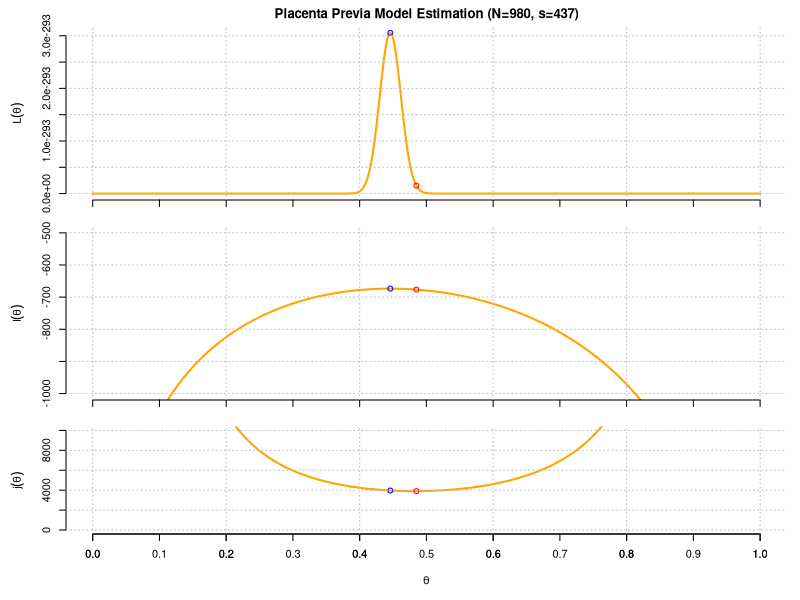

R code for this plot:
rm(list=ls())

# data
N = 980 # casi di placenta previa
s = 437 # figlie nate nei casi di placenta previa
theta_t = 0.485 # prob di confronto

# Ciascuna nascita è una variabile binaria (maschio=0/femmina=1)
# Ogni nascita è indipendente
# La probabilità di avere s=437 femmine su N=980 nascite è modellata 
# attraverso la distribuzione Binomiale, con pdf:
# $\comb{N}{s} p^s (1-p)^(N-s)$
# dove $p$ è la probabilità per una singola nascita che si tratti di una 
# figlia femmina nella popolazione formata dai casi di placenta previa

# La likelihood per $p$ nel caso di distribuzione Binomiale vale
# $L(p) = p^s (1-p)^{N-s}
# Log-likelihood: $l(p) = s \ln p + (N-s) \ln(1-p)$

# definizione funzioni di interesse
bernObj.Pdf <- function(theta, N, s)
{
  return (choose(N,s) * theta^s * (1-theta)^(N-s))
}

bernObj.Likelihood <- function(theta, N, s)
{
  return (theta^s * (1-theta)^(N-s))
}

bernObj.LogLikelihood <- function(theta, N, s)
{
  return (s * log(theta) + (N-s) * log(1-theta))
}

bernObj.Information <- function(theta, N, s)
{
  return (s/theta^2 + (N-s)/(1-theta)^2)
  #return (N/(theta*(1-theta)))
}

bernObj.RelativeLikelihood <- function(theta, theta_Ref, N, s)
{
  return (bernObj.Likelihood(theta,N,s)/bernObj.Likelihood(theta_Ref,N,s))
}


bernObj.LogRelativeLikelihood <- function(theta, theta_Ref, N, s)
{
  return (log(bernObj.RelativeLikelihood(theta, theta_Ref, N, s)))
  #return (s*log(p/pRef) + (N-s)*log((1-p)/(1-pRef)))
}


theta_hat = s/N
obsInfo = bernObj.Information(theta_hat, N, s)
relL = bernObj.RelativeLikelihood(theta_t, theta_hat, N, s)
logRelL = bernObj.LogRelativeLikelihood(theta_t, theta_hat, N, s)

par(mfrow=c(3, 1), mar=c(0,5,2,1))

curve(bernObj.Likelihood(theta=x,N,s), 
      from=0, to=1, n = 2001, 
      lwd=2, col="orange", 
      bty="n", xaxt = "n",
      xlab="", ylab=expression(L(theta)), 
      main="Placenta Previa Model Estimation (N=980, s=437)")
points(x=theta_hat, bernObj.Likelihood(theta_hat,N,s), col="blue")
points(x=theta_t, bernObj.Likelihood(theta_t,N,s), col="red")
axis(1, at=seq(0,1,by=0.1), labels = FALSE)
grid(lty=3, col="gray")

par(mar=c(0,5,2,1))
curve(bernObj.LogLikelihood(theta=x,N,s), 
      from=0, to=1, n = 2001, 
      lwd=2, col="orange", 
      bty="n", xaxt = "n", ylim=c(-1000,-500),
      xlab="", ylab=expression(l(theta)))
points(x=theta_hat, bernObj.LogLikelihood(theta_hat,N,s), col="blue")
points(x=theta_t, bernObj.LogLikelihood(theta_t,N,s), col="red")
axis(1, at=seq(0,1,by=0.1), labels = FALSE)
grid(lty=3, col="gray")

par(mar=c(5,5,2,1))
curve(bernObj.Information(theta=x,N,s), 
      from=0, to=1, n = 2001, 
      lwd=2, col="orange", ylim=c(0,10000),
      bty="n",
      xlab=expression(theta), ylab=expression(j(theta)))

# curve(bernObj.Information(p=x,100,11),
#       from=0, to=1, n = 2001,
#       lwd=2, col="green", add=T,
#       bty="n", ylim=c(0,5000),
#       xlab="prob. p", ylab="obs. information j(p) (log scale)")


points(x=theta_hat, bernObj.Information(theta_hat,N,s), col="blue")#, ylog=T)
points(x=theta_t, bernObj.Information(theta_t,N,s), col="red")
axis(1, at=seq(0,1,by=0.1))
grid(lty=3, col="gray")

# 
# par(mfrow=c(1, 1), mar=c(5,5,2,1))
# curve(bernObj.RelativeLikelihood(theta=x,theta_hat,N,s),
#       from=0, to=1, n = 2001,
#       lwd=2, col="orange",
#       bty = "n",
#       main = "Relative likelihood",
#       xlab=expression(theta), ylab=expression(R(theta,hat(theta))))
# # points(x=pTest, bernObj.RelativeLikelihood(pTest,hatp,N,s), col="blue")
# axis(1, at=seq(0,1,by=0.1))
# grid(lty=3, col="gray")

# 
# bernObj.Information(11/100, 100, 11)
# par(mar=c(5,5,2,1))
# curve(bernObj.Information(p=x,100,11), 
#       from=0, to=1, n = 2001, 
#       lwd=2, col="orange", 
#       bty="n", ylim=c(0,5000),
#       xlab="prob. p", ylab="obs. information j(p) (log scale)")
# points(x=11/100, bernObj.Information(11/100,100,11), col="blue")
# points(x=s/N, bernObj.Information(s/N,N,s), col="red")
# axis(1, at=seq(0,1,by=0.1))
# grid(lty=3, col="gray")
